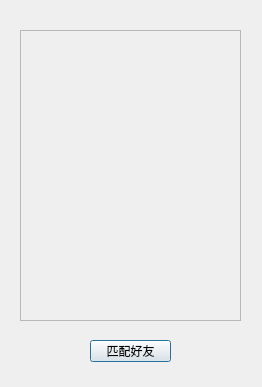
<?xml version="1.0" encoding="UTF-8"?>
<ui version="4.0">
 <class>TagEditor</class>
 <widget class="QDialog" name="TagEditor">
  <property name="geometry">
   <rect>
    <x>0</x>
    <y>0</y>
    <width>262</width>
    <height>387</height>
   </rect>
  </property>
  <property name="windowTitle">
   <string>选择你的个人特点</string>
  </property>
  <widget class="QScrollArea" name="scrollArea">
   <property name="geometry">
    <rect>
     <x>20</x>
     <y>30</y>
     <width>221</width>
     <height>291</height>
    </rect>
   </property>
   <property name="widgetResizable">
    <bool>true</bool>
   </property>
   <widget class="QWidget" name="ScrollContent">
    <property name="geometry">
     <rect>
      <x>0</x>
      <y>0</y>
      <width>219</width>
      <height>289</height>
     </rect>
    </property>
   </widget>
  </widget>
  <widget class="QPushButton" name="confirmButton">
   <property name="geometry">
    <rect>
     <x>90</x>
     <y>340</y>
     <width>81</width>
     <height>22</height>
    </rect>
   </property>
   <property name="text">
    <string>匹配好友</string>
   </property>
  </widget>
 </widget>
 <resources/>
 <connections/>
</ui>
